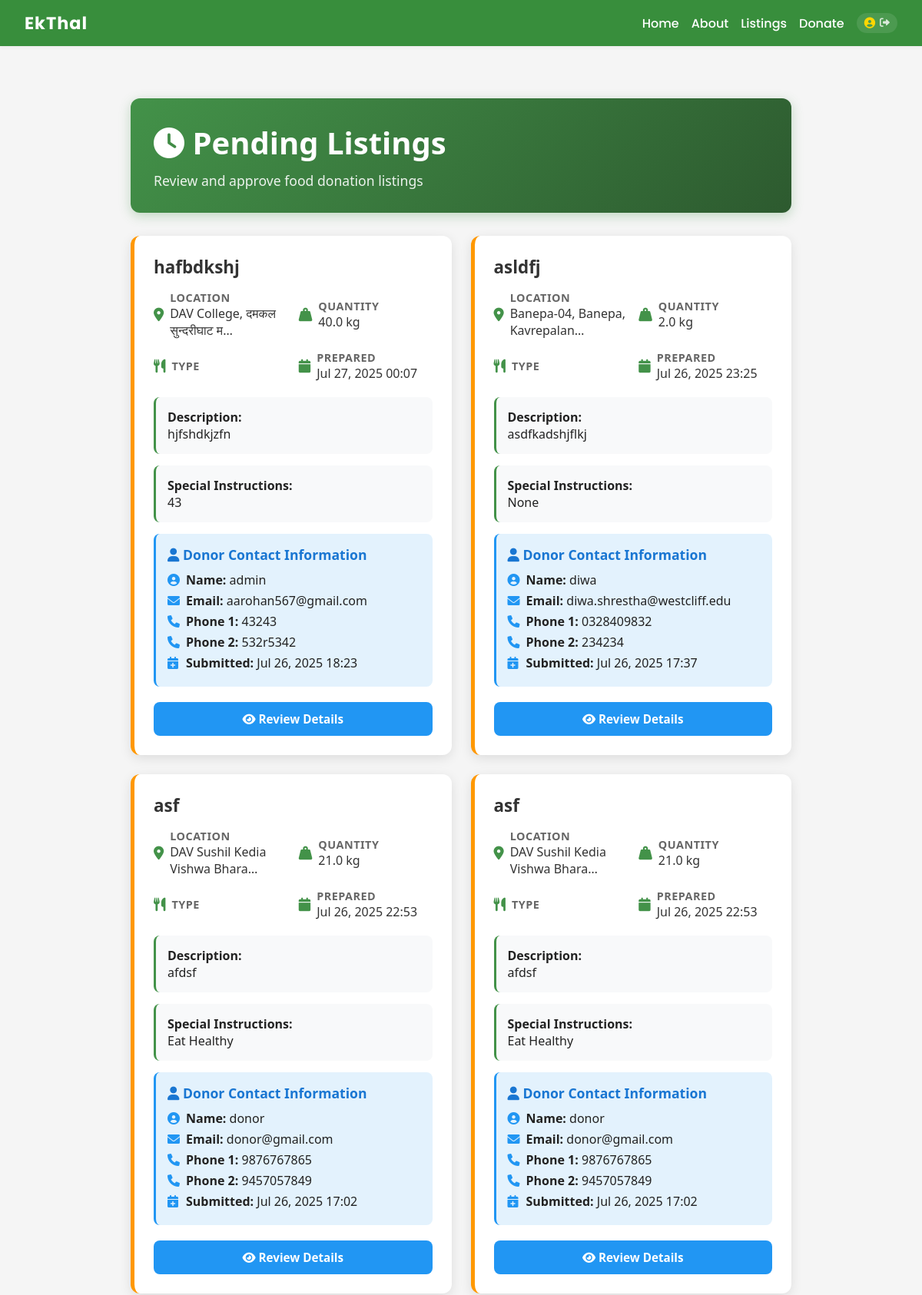
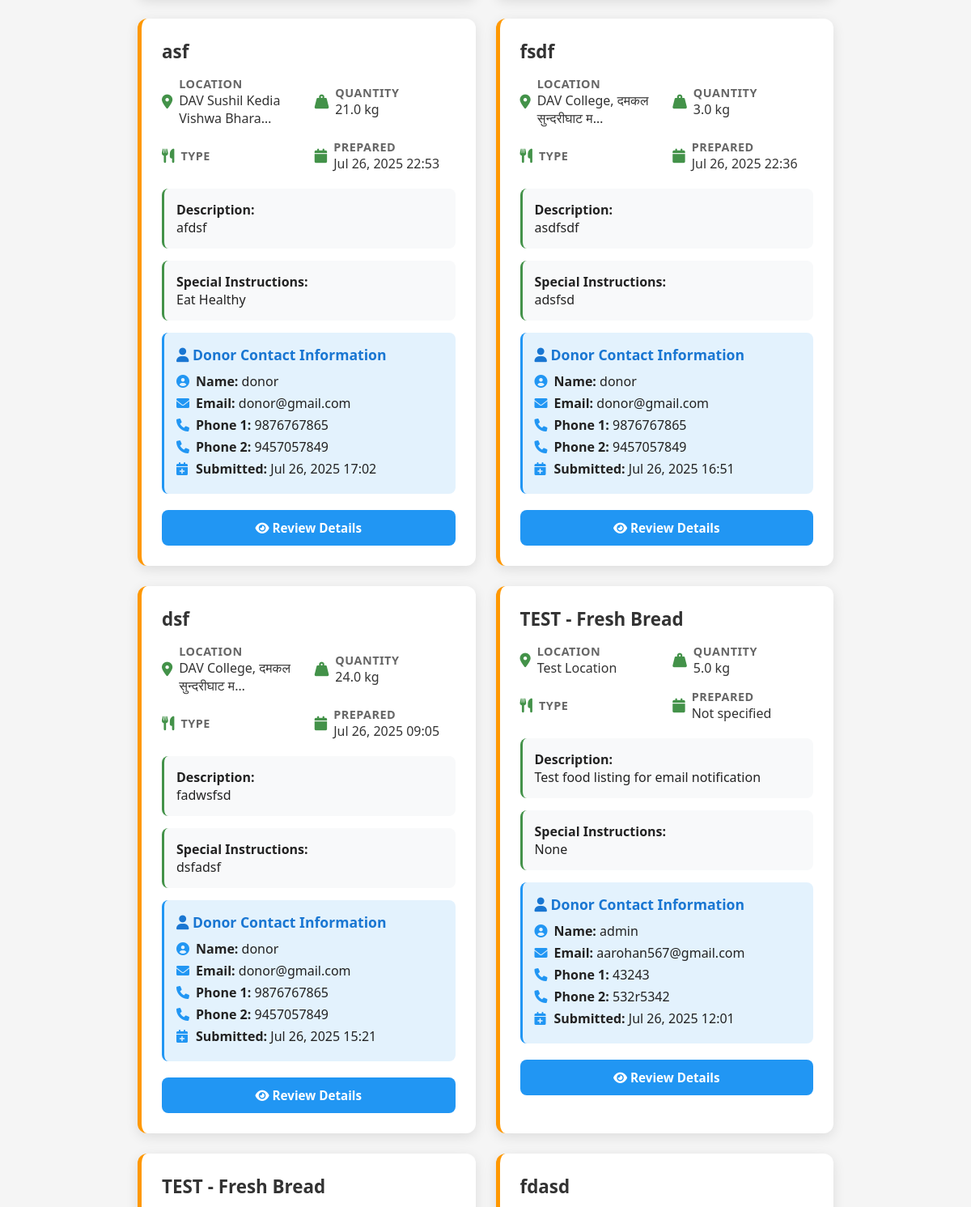
Page /dashboard/pending-listings/ (signed in, upper part) on the committed database (2 pictures, top to bottom).
### app/models.py (models this page shows, shortened)
class FoodListing(models.Model):
    donor = models.ForeignKey(Profile, on_delete=models.CASCADE)
    title = models.CharField(max_length=100, help_text='Required')
    description = models.TextField(help_text='Required')
    location = models.CharField(max_length=255, help_text='Required')
    latitude = models.FloatField(null=True, blank=True)
    longitude = models.FloatField(null=True, blank=True)
    quantity = models.FloatField(help_text='Quantity in kg (Required)')
    prepared_at = models.DateTimeField(null=True, blank=True, help_text='Date and hour food was prepared (Required)')
    created_at = models.DateTimeField(auto_now_add=True)
    image = models.ImageField(upload_to='food_images/', blank=True, null=True)
    ai_report = models.TextField(blank=True)
    recurring = models.BooleanField(default=False)
    storage = models.CharField(max_length=50, blank=True, help_text='Required')
    prepared_by = models.CharField(max_length=50, blank=True, help_text='Required')
    special_instructions = models.TextField(blank=True, help_text='Optional')
    status = models.CharField(max_length=20, choices=[('pending', 'Pending'), ('approved', 'Approved'), ('rejected', 'Rejected')], default='pending')

class Profile(models.Model):
    user = models.OneToOneField(User, on_delete=models.CASCADE)
    is_organization = models.BooleanField(default=False)
    is_receiver = models.BooleanField(default=False)
    phone_number_1 = models.CharField(max_length=20)
    phone_number_2 = models.CharField(max_length=20, blank=True)
    latitude = models.FloatField(null=True, blank=True)
    longitude = models.FloatField(null=True, blank=True)

### app/views.py (the view)
# urls.py: path("dashboard/pending-listings/", views.dashboard_pending_listings, name="dashboard_pending_listings"),
@staff_member_required
def dashboard_pending_listings(request):
    pending = FoodListing.objects.filter(status='pending').order_by('-created_at')
    return render(request, 'dashboard_pending_listings.html', {'pending': pending})

### app/views.py (called while the page is built)
def user_profile_context(request):
    if request.user.is_authenticated:
        try:
            return {'profile': Profile.objects.get(user=request.user)}
        except Profile.DoesNotExist:
            return {'profile': None}
    return {'profile': None}

### templates/dashboard_pending_listings.html
{% extends "base.html" %}
{% load static %}
{% block extra_head %}
<link rel="stylesheet" href="{% static 'admin_dashboard.css' %}">
<link rel="stylesheet" href="https://cdnjs.cloudflare.com/ajax/libs/font-awesome/6.0.0/css/all.min.css">
{% endblock %}
{% block content %}
<div class="admin-dashboard">
  <div class="admin-header">
    <h1><i class="fas fa-clock"></i> Pending Listings</h1>
    <p>Review and approve food donation listings</p>
  </div>
  {% if pending %}
    <div class="pending-listings">
      {% for listing in pending %}
        <div class="pending-card">
          <h3>{{ listing.title }}</h3>
          <div class="meta">
            <div class="meta-item">
              <i class="fas fa-map-marker-alt"></i>
              <div>
                <div class="meta-label">Location</div>
                <div class="meta-value">{{ listing.location|truncatechars:30 }}</div>
              </div>
            </div>
            <div class="meta-item">
              <i class="fas fa-weight-hanging"></i>
              <div>
                <div class="meta-label">Quantity</div>
                <div class="meta-value">{{ listing.quantity }} kg</div>
              </div>
            </div>
            <div class="meta-item">
              <i class="fas fa-utensils"></i>
              <div>
                <div class="meta-label">Type</div>
              </div>
            </div>
            <div class="meta-item">
              <i class="fas fa-calendar"></i>
              <div>
                <div class="meta-label">Prepared</div>
                <div class="meta-value">{{ listing.prepared_at|date:"M d, Y H:i"|default:"Not specified" }}</div>
              </div>
            </div>
          </div>
          <div class="description">
            <strong>Description:</strong><br>
            {{ listing.description|default:"No description provided" }}
          </div>
          {% if listing.special_instructions %}
            <div class="description">
              <strong>Special Instructions:</strong><br>
              {{ listing.special_instructions }}
            </div>
          {% else %}
            <div class="description">
              <strong>Special Instructions:</strong><br>
              None
            </div>
          {% endif %}
          <div class="contact-info">
            <h4><i class="fas fa-user"></i> Donor Contact Information</h4>
            <div class="contact-item">
              <i class="fas fa-user-circle"></i>
              <span><strong>Name:</strong> {{ listing.donor.user.username }}</span>
            </div>
            <div class="contact-item">
              <i class="fas fa-envelope"></i>
              <span><strong>Email:</strong> {{ listing.donor.user.email }}</span>
            </div>
            <div class="contact-item">
              <i class="fas fa-phone"></i>
              <span><strong>Phone 1:</strong> {{ listing.donor.phone_number_1 }}</span>
            </div>
            {% if listing.donor.phone_number_2 %}
              <div class="contact-item">
                <i class="fas fa-phone"></i>
                <span><strong>Phone 2:</strong> {{ listing.donor.phone_number_2 }}</span>
              </div>
            {% endif %}
            <div class="contact-item">
              <i class="fas fa-calendar-plus"></i>
              <span><strong>Submitted:</strong> {{ listing.created_at|date:"M d, Y H:i" }}</span>
            </div>
          </div>
          <div class="actions">
            <a href="{% url 'dashboard_approve_listing' listing.id %}" class="btn btn-view">
              <i class="fas fa-eye"></i> Review Details
            </a>
          </div>
        </div>
      {% endfor %}
    </div>
  {% else %}
    <div class="empty-state">
      <i class="fas fa-check-circle"></i>
      <h3>No Pending Listings</h3>
      <p>All food listings have been reviewed and processed.</p>
    </div>
  {% endif %}
</div>
{% endblock %}

### static/styles.css (style rules this page uses)
:root { --primary: #ff9800; --secondary: #388e3c; --background: #fff; --text: #222; --navbar-height: 60px; }
body { margin: 0; font-family: 'Poppins', Arial, sans-serif; background: var(--background); color: var(--text); min-height: 100vh; display: flex; flex-direction: column; overflow-x: hidden; padding: 0; }

### static/admin_dashboard.css (style rules this page uses)
body { font-family: 'Poppins', Tahoma, Geneva, Verdana, sans-serif; margin: 0; padding: 0; background: #f5f5f5; }
.admin-dashboard { max-width: 1200px; margin: 0 auto; padding: 20px; font-family: 'Segoe UI', Tahoma, Geneva, Verdana, sans-serif; }
.admin-header { background: linear-gradient(135deg, #439249, #2d5a2f); color: white; padding: 30px; border-radius: 12px; margin-bottom: 30px; box-shadow: 0 4px 15px rgba(67, 146, 73, 0.3); }
.admin-header h1 { margin: 0; font-size: 2.5em; font-weight: 600; }
.admin-header p { margin: 10px 0 0 0; opacity: 0.9; font-size: 1.1em; }
.pending-listings { display: grid; grid-template-columns: repeat(auto-fill, minmax(400px, 1fr)); gap: 25px; margin-bottom: 30px; }
.pending-card { background: white; border-radius: 12px; padding: 25px; box-shadow: 0 4px 15px rgba(0, 0, 0, 0.1); border-left: 5px solid #ff9800; transition: transform 0.2s ease, box-shadow 0.2s ease; }
.pending-card h3 { color: #333; margin: 0 0 15px 0; font-size: 1.4em; font-weight: 600; }
.pending-card .meta { display: grid; grid-template-columns: 1fr 1fr; gap: 15px; margin-bottom: 20px; }
.pending-card .meta-item { display: flex; align-items: center; gap: 8px; }
.pending-card .meta-item i { color: #439249; font-size: 1.1em; }
.pending-card .meta-label { font-weight: 600; color: #666; font-size: 0.9em; text-transform: uppercase; letter-spacing: 0.5px; }
.pending-card .meta-value { color: #333; font-weight: 500; }
.pending-card .description { background: #f8f9fa; padding: 15px; border-radius: 8px; margin: 15px 0; border-left: 3px solid #439249; }
.pending-card .contact-info { background: #e3f2fd; padding: 15px; border-radius: 8px; margin: 15px 0; border-left: 3px solid #2196f3; }
.pending-card .contact-info h4 { margin: 0 0 10px 0; color: #1976d2; font-size: 1.1em; }
.pending-card .contact-item { display: flex; align-items: center; gap: 8px; margin: 5px 0; }
.pending-card .contact-item i { color: #2196f3; width: 16px; }
.pending-card .actions { display: flex; gap: 12px; margin-top: 20px; }
.pending-card .btn { flex: 1; padding: 12px 20px; border: none; border-radius: 8px; font-weight: 600; font-size: 0.95em; cursor: pointer; transition: all 0.2s ease; text-decoration: none; text-align: center; display: inline-block; }
.pending-card .btn-view { background: #2196f3; color: white; }

### rows in the picture
FoodListing: title "hafbdkshj", location "DAV College, दमकल सुन्दरीघाट म…", quantity "40.0", prepared_at "Jul 27, 2025 00:07", description "hjfshdkjzfn", special_instructions "43", donor.user.username "admin", donor.user.email "aarohan567@gmail.com", donor.phone_number_1 "43243", donor.phone_number_2 "532r5342", created_at "Jul 26, 2025 18:23"
FoodListing: title "asldfj", location "Banepa-04, Banepa, Kavrepalan…", quantity "2.0", prepared_at "Jul 26, 2025 23:25", description "asdfkadshjflkj", special_instructions "None", donor.user.username "diwa", donor.user.email "diwa.shrestha@westcliff.edu", donor.phone_number_1 "0328409832", donor.phone_number_2 "234234", created_at "Jul 26, 2025 17:37"
FoodListing: title "asf", location "DAV Sushil Kedia Vishwa Bhara…", quantity "21.0", prepared_at "Jul 26, 2025 22:53", description "afdsf", special_instructions "Eat Healthy", donor.user.username "donor", donor.user.email "donor@gmail.com", donor.phone_number_1 "9876767865", donor.phone_number_2 "9457057849", created_at "Jul 26, 2025 17:02"
FoodListing: title "asf", location "DAV Sushil Kedia Vishwa Bhara…", quantity "21.0", prepared_at "Jul 26, 2025 22:53", description "afdsf", special_instructions "Eat Healthy", donor.user.username "donor", donor.user.email "donor@gmail.com", donor.phone_number_1 "9876767865", donor.phone_number_2 "9457057849", created_at "Jul 26, 2025 17:02"
FoodListing: title "asf", location "DAV Sushil Kedia Vishwa Bhara…", quantity "21.0", prepared_at "Jul 26, 2025 22:53", description "afdsf", special_instructions "Eat Healthy", donor.user.username "donor", donor.user.email "donor@gmail.com", donor.phone_number_1 "9876767865", donor.phone_number_2 "9457057849", created_at "Jul 26, 2025 17:02"
FoodListing: title "fsdf", location "DAV College, दमकल सुन्दरीघाट म…", quantity "3.0", prepared_at "Jul 26, 2025 22:36", description "asdfsdf", special_instructions "adsfsd", donor.user.username "donor", donor.user.email "donor@gmail.com", donor.phone_number_1 "9876767865", donor.phone_number_2 "9457057849", created_at "Jul 26, 2025 16:51"
FoodListing: title "dsf", location "DAV College, दमकल सुन्दरीघाट म…", quantity "24.0", prepared_at "Jul 26, 2025 09:05", description "fadwsfsd", special_instructions "dsfadsf", donor.user.username "donor", donor.user.email "donor@gmail.com", donor.phone_number_1 "9876767865", donor.phone_number_2 "9457057849", created_at "Jul 26, 2025 15:21"
FoodListing: title "TEST - Fresh Bread", location "Test Location", quantity "5.0", prepared_at "Not specified", description "Test food listing for email notification", shows "Special Instructions:", special_instructions "None", donor.user.username "admin", donor.user.email "aarohan567@gmail.com", donor.phone_number_1 "43243", donor.phone_number_2 "532r5342", created_at "Jul 26, 2025 12:01"
FoodListing: title "TEST - Fresh Bread"
FoodListing: title "fdasd"
